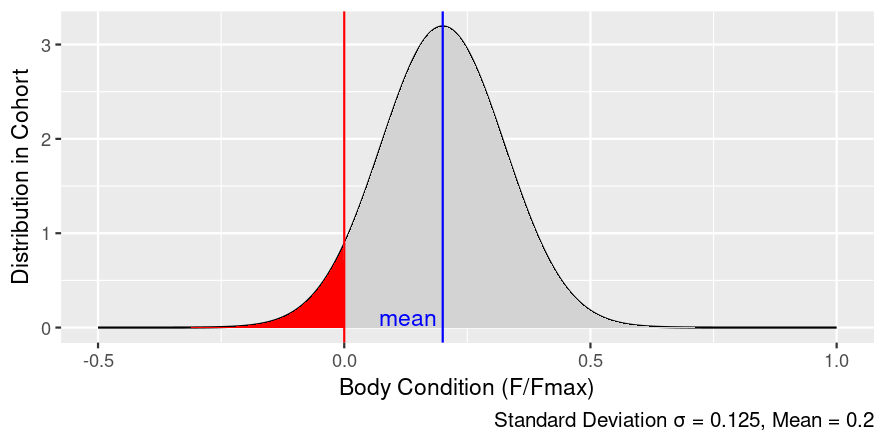

Write R code to recreate this figure.
#!/usr/bin/env Rscript

# SPDX-FileCopyrightText: 2021 W. Traylor <[email redacted]>
#
# SPDX-License-Identifier: MIT

# Plot starvation mortality from Illius & O’Connor (2000).

library(ggplot2)
library(dplyr)

SD     <- 0.125 # standard deviation in body condition
AVG_BC <- 0.2   # Mean body condition in the cohort.

body_condition <- seq(-0.5, 1.0, by=0.003)
dist           <- mapply(dnorm,
                         body_condition-0.2,
                         sd = SD)

df <- data.frame(body_condition = body_condition,
                 dist = dist,
                 dead_dist = dist * (body_condition < 0))

png("starvation_illius2000resource.png",
    res    = 150,
    unit   = "cm",
    width  = 15,
    height = 7.5)

ggplot(df,
       aes(x = body_condition,
           y = dist)) +
geom_line() +
geom_area(fill = "lightgray") +
geom_area(aes(y = dead_dist),
          fill = "red") +
geom_vline(xintercept = 0,
           color = "red") +
geom_vline(xintercept = AVG_BC,
           color      = "blue") +
annotate("text",
         x = AVG_BC,
         y = 0,
         hjust = 1.1,
         vjust = -.1,
         label = "mean",
         color = "blue") +
labs(x = "Body Condition (F/Fmax)",
     y = "Distribution in Cohort",
     caption = paste0("Standard Deviation σ = ", SD, ", ",
                      "Mean = ", AVG_BC))

dev.off()

######################################################################
# References:
# Illius, A. W. & O'Connor, T. G. (2000). Resource heterogeneity and ungulate population dynamics. Oikos, 89, 283-294.
